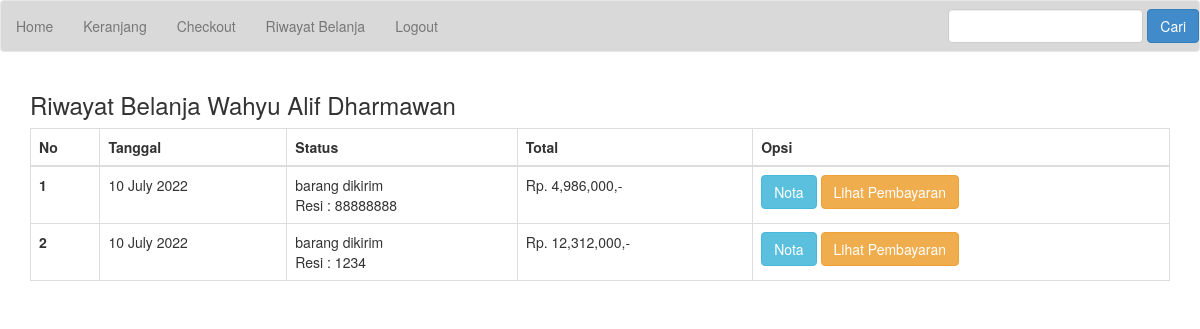
Page /riwayat.php (signed in) on the committed database.
### tables this page shows
CREATE TABLE `pembelian` (
  `id_pembelian` int(11) NOT NULL,
  `id_pelanggan` int(11) NOT NULL,
  `tanggal_pembelian` date NOT NULL,
  `total_pembelian` int(11) NOT NULL,
  `alamat_pengiriman` text NOT NULL,
  `status_pembelian` varchar(100) NOT NULL DEFAULT 'pending',
  `resi_pengiriman` varchar(50) NOT NULL,
  `totalberat` int(11) NOT NULL,
  `provinsi` varchar(255) NOT NULL,
  `distrik` varchar(255) NOT NULL,
  `tipe` varchar(255) NOT NULL,
  `kodepos` varchar(255) NOT NULL,
  `ekspedisi` varchar(255) NOT NULL,
  `paket` varchar(255) NOT NULL,
  `ongkir` int(11) NOT NULL,
  `estimasi` varchar(255) NOT NULL
);

### riwayat.php (the view, shortened to what this page needs)
<?php
include 'koneksi.php';
?>
<!DOCTYPE html>
<html lang="en">
<head>
  <link rel="stylesheet" href="admin/assets/css/bootstrap.css">
</head>
<body>
<?php include 'templates/navbar.php'; ?>
<section class="content">
  <div class="container">
    <h3>Riwayat Belanja <?= $_SESSION['pelanggan']['nama_pelanggan']; ?></h3>
    <table class="table table-bordered">
			<thead>
				<tr>
					<th>No</th>
					<th>Tanggal</th>
					<th>Status</th>
					<th>Total</th>
					<th>Opsi</th>
				</tr>
			</thead>
			<tbody>
				<?php
				$no = 1;
				$id_pelanggan = $_SESSION['pelanggan']['id_pelanggan'];
				$ambil = $koneksi->query("SELECT * FROM pembelian WHERE id_pelanggan='$id_pelanggan'");
				?>
				<?php
				while($pecah = $ambil->fetch_assoc()):
				?>
				<tr>
					<th><?= $no++; ?></th>
					<td><?= date("d F Y", strtotime($pecah['tanggal_pembelian'])); ?></td>
					<td>
						<?= $pecah['status_pembelian']; ?><br>
						<?php if(!empty($pecah['resi_pengiriman'])): ?>
							Resi : <?= $pecah['resi_pengiriman']; ?>
						<?php endif; ?>
					</td>
					<td>Rp. <?= number_format($pecah['total_pembelian']); ?>,-</td>
					<td>
						<a href="nota.php?id=<?= $pecah['id_pembelian']; ?>" class="btn btn-info">Nota</a>
						<?php if($pecah['status_pembelian'] == 'pending'): ?>
							<a href="pembayaran.php?id=<?= $pecah['id_pembelian']; ?>" class="btn btn-success">Input Pembayaran</a>
							<?php else: ?>
								<a href="lihat-pembayaran.php?id=<?= $pecah['id_pembelian']; ?>" class="btn btn-warning">Lihat Pembayaran</a>
						<?php endif; ?>
					</td>
				</tr>
				<?php endwhile; ?>
			</tbody>
    </table>
  </div>
</section>
</body>
</html>

### rows in the picture
pembelian: tanggal_pembelian "10 July 2022", status_pembelian "barang dikirim", resi_pengiriman "88888888", total_pembelian "4,986,000"
pembelian: tanggal_pembelian "10 July 2022", status_pembelian "barang dikirim", resi_pengiriman "1234", total_pembelian "12,312,000"

### other values in the picture
$_SESSION['pelanggan']['nama_pelanggan'] "Wahyu Alif Dharmawan"
